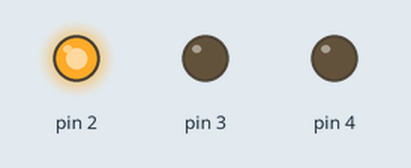
Recording of a sketch running on a simulated Arduino Uno, built with avr-gcc and run on an emulated ATmega328P. On the bench: output pins drawn as LEDs (lit = HIGH).

Above: at 0.1 s.
At 3.1 s:
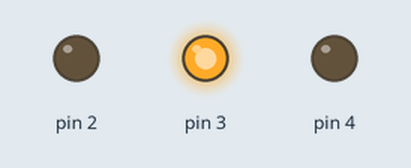
At 6.6 s:
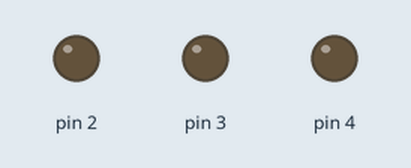
At 18.6 s:
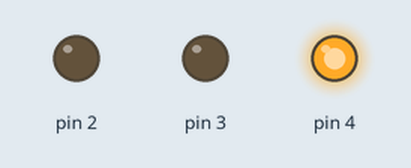
At 27.1 s:
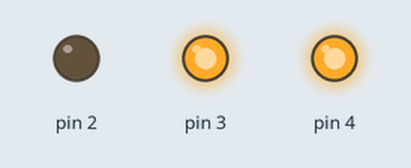
At 36.1 s:
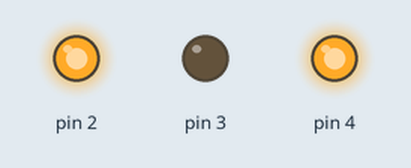
Timing chart, 0 to 40.0 s (numbered marks = the images above):
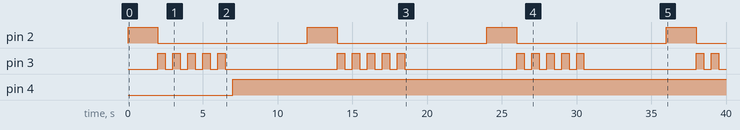

Measured:
- by itself, pin 2: alternates HIGH for 2.0 s and LOW for 10.0 s
- by itself, pin 3: repeats every 12.0 s: 4 × (LOW 0.50 s, HIGH 0.50 s), LOW 7.5 s, HIGH 0.50 s
- by itself, pin 4: LOW → HIGH at 7.0 s

The sketch:

super_albar1.ino
```cpp
//TUrn on and off external LED//

void setup()
{
  pinMode(2,OUTPUT);
  pinMode(3,OUTPUT);
  pinMode(4,OUTPUT);

}
void loop()
{
  digitalWrite(2,HIGH);
  delay(2000);
  digitalWrite(2,LOW);
  digitalWrite(3,HIGH);
  delay(500);
  digitalWrite(3,LOW);
  delay(500);
  digitalWrite(3,HIGH);
  delay(500);
  digitalWrite(3,LOW);
  delay(500);
  digitalWrite(3,HIGH);
  delay(500);
  digitalWrite(3,LOW);
  delay(500);
  digitalWrite(3,HIGH);
  delay(500);
  digitalWrite(3,LOW);
  delay(500);
   digitalWrite(3,HIGH);
  delay(500);
  digitalWrite(3,LOW);
  delay(500);
  digitalWrite(4,HIGH);
  delay(5000);
}


 
```
